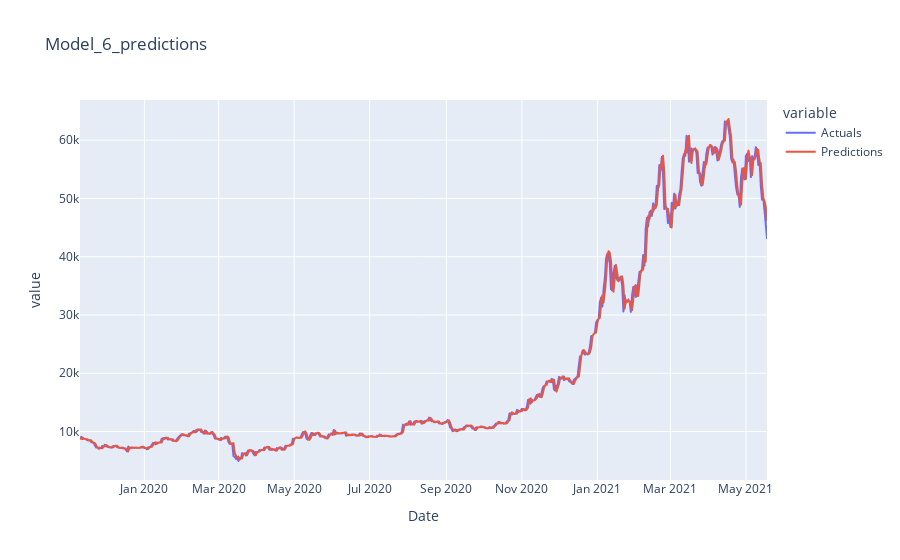

The cell this chart's notebook holds for it:
### Code cell
offset = 300

prediction_df = pd.DataFrame({'Actuals':y_test,
                              'Predictions':model_6_preds})

import plotly.express as px

fig = px.line(prediction_df, x=prediction_df.index, y=list(prediction_df.columns), title='Model_6_predictions')
fig.show()

### Figure 1 — Plotly figure (JSON) as saved in the notebook; plotly's stock layout.template omitted (floating-point values rounded to 4 significant figures; data arrays with more than 128 entries replaced by an {"elided": "..."} marker saying what was removed)
{"data": [{"hovertemplate": "variable=Actuals<br>Date=%{x}<br>value=%{y}<extra></extra>", "legendgroup": "Actuals", "line": {"color": "#636efa", "dash": "solid"}, "marker": {"symbol": "circle"}, "mode": "lines", "name": "Actuals", "showlegend": true, "x": {"elided": "556 str values"}, "xaxis": "x", "y": {"elided": "556 float values"}, "yaxis": "y", "type": "scattergl"}, {"hovertemplate": "variable=Predictions<br>Date=%{x}<br>value=%{y}<extra></extra>", "legendgroup": "Predictions", "line": {"color": "#EF553B", "dash": "solid"}, "marker": {"symbol": "circle"}, "mode": "lines", "name": "Predictions", "showlegend": true, "x": {"elided": "556 str values"}, "xaxis": "x", "y": {"elided": "556 float values"}, "yaxis": "y", "type": "scattergl"}], "layout": {"xaxis": {"anchor": "y", "domain": [0.0, 1.0], "title": {"text": "Date"}}, "yaxis": {"anchor": "x", "domain": [0.0, 1.0], "title": {"text": "value"}}, "legend": {"title": {"text": "variable"}, "tracegroupgap": 0}, "title": {"text": "Model_6_predictions"}}}
